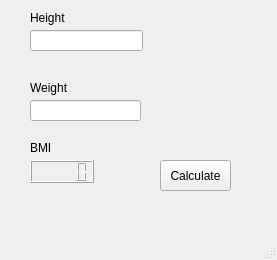
<?xml version="1.0" encoding="UTF-8"?>
<ui version="4.0">
 <class>MainWindow</class>
 <widget class="QMainWindow" name="MainWindow">
  <property name="geometry">
   <rect>
    <x>0</x>
    <y>0</y>
    <width>277</width>
    <height>260</height>
   </rect>
  </property>
  <property name="windowTitle">
   <string>BMI Calculator</string>
  </property>
  <widget class="QWidget" name="centralwidget">
   <widget class="QLabel" name="Height">
    <property name="geometry">
     <rect>
      <x>30</x>
      <y>10</y>
      <width>49</width>
      <height>16</height>
     </rect>
    </property>
    <property name="text">
     <string>Height</string>
    </property>
   </widget>
   <widget class="QLabel" name="Weight">
    <property name="geometry">
     <rect>
      <x>30</x>
      <y>80</y>
      <width>49</width>
      <height>16</height>
     </rect>
    </property>
    <property name="text">
     <string>Weight</string>
    </property>
   </widget>
   <widget class="QLineEdit" name="Height_Input">
    <property name="geometry">
     <rect>
      <x>30</x>
      <y>30</y>
      <width>113</width>
      <height>21</height>
     </rect>
    </property>
   </widget>
   <widget class="QLineEdit" name="Weight_Input">
    <property name="geometry">
     <rect>
      <x>30</x>
      <y>100</y>
      <width>111</width>
      <height>21</height>
     </rect>
    </property>
   </widget>
   <widget class="QLCDNumber" name="BMI_Result">
    <property name="geometry">
     <rect>
      <x>30</x>
      <y>160</y>
      <width>64</width>
      <height>23</height>
     </rect>
    </property>
   </widget>
   <widget class="QLabel" name="BMI">
    <property name="geometry">
     <rect>
      <x>30</x>
      <y>140</y>
      <width>49</width>
      <height>16</height>
     </rect>
    </property>
    <property name="text">
     <string>BMI</string>
    </property>
   </widget>
   <widget class="QPushButton" name="Calculate_Button">
    <property name="geometry">
     <rect>
      <x>160</x>
      <y>160</y>
      <width>71</width>
      <height>31</height>
     </rect>
    </property>
    <property name="text">
     <string>Calculate</string>
    </property>
   </widget>
  </widget>
  <widget class="QMenuBar" name="menubar">
   <property name="geometry">
    <rect>
     <x>0</x>
     <y>0</y>
     <width>277</width>
     <height>22</height>
    </rect>
   </property>
  </widget>
  <widget class="QStatusBar" name="statusbar"/>
 </widget>
 <resources/>
 <connections/>
</ui>
